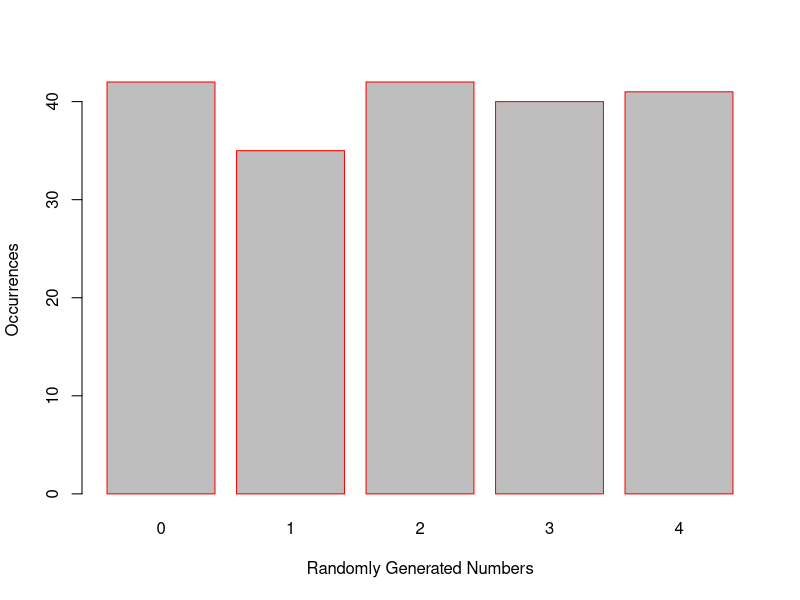

R code for this plot:
#we plot the graph for uniform distribution using the runif function 
# these are generated randomly based on the number of occurrence’s and its plotting 
#5 bars that are being supplied by the floor function
# we are passing the functions in to the barplot function

barplot(table(floor(runif(200)*5)),
        xlab='Randomly Generated Numbers', 
        ylab='Occurrences', border='red')
